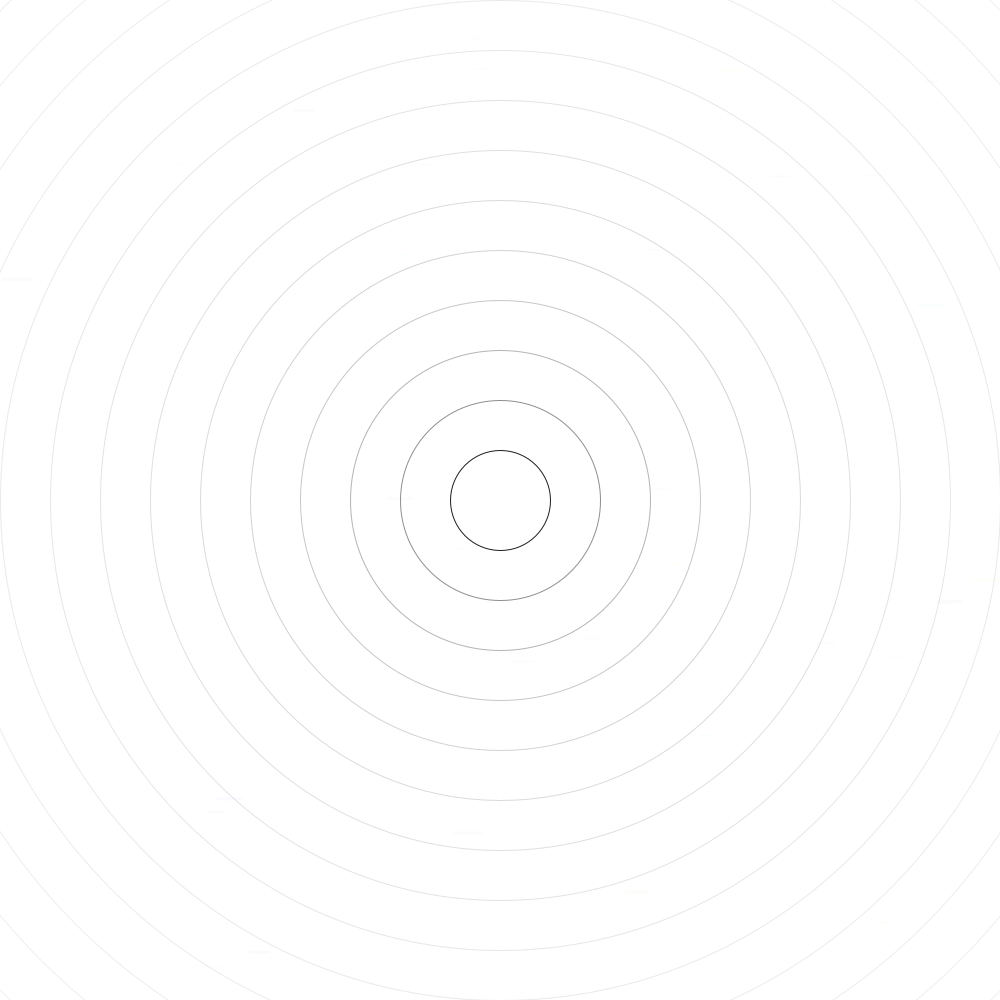
Frame 1 (no input)
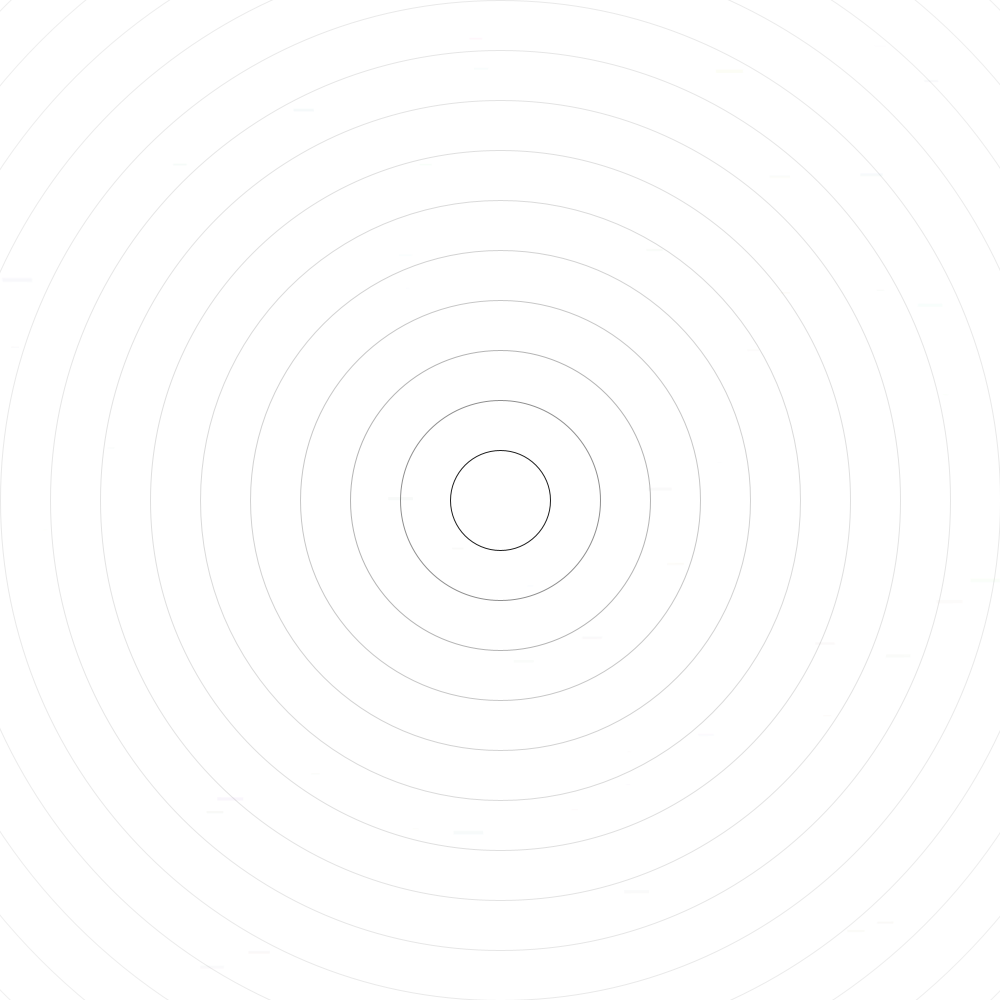
Frame 2 (the mouse pressed at the canvas centre, redrawn once)

The Processing sketch that drew these frames (run headless with seeded random() and noise(); the mouse was pressed at the canvas centre and the sketch redrawn once):

// Processing sketch: processing_85919
// ── processing_85919.pde

//Processing Final Project 2 DreamCatcher
//All rights reserved @ Tchunoo Rhee Kahng, Pittsburgh, PA, 152132, CMU
//Press mouse to draw

Attractor a;
Attractee[] aa = new Attractee[50];

void setup() {
  background(255); 
  size(1000,1000);
  for (int i = 0; i < aa.length; i++) {
    aa[i] = new Attractee(random(0.1,2),random(width),random(height)); 
  }
  a = new Attractor();
  frameRate(1000);
  
  for(int i=1;i<15;i++){   
     stroke(0,0,0,225/i); 
    noFill();
    ellipse(width/2,height/2,i*100,i*100);
  }
  
  noLoop();
}

void draw() {
  

  

  for (int i = 0; i < aa.length; i++) {
    PVector force = a.attract(aa[i]);
    aa[i].applyForce(force);

    aa[i].update();
    aa[i].display();
    //aa[i].keyPressed();
  
  }
  
}

void mousePressed() {
  loop();  // Holding down the mouse activates looping
}

void mouseReleased() {
  noLoop();  // Releasing the mouse stops looping draw()
}

class Attractee {

  PVector location;
  PVector velocity;
  PVector acceleration;
  float mass;
  float angle = 0;
  float aVelocity = 0;
  float aAcceleration = 0;
  int op;

  Attractee(float m, float x, float y) {
    mass = m;
    location = new PVector(x,y);
    velocity = new PVector(random(-1,1),random(-1,1));
    acceleration = new PVector(0,0);
    op=5;
  }

  void applyForce(PVector force) {
    PVector f = PVector.div(force,mass);
    acceleration.add(f);
  }

  void update() {

    velocity.add(acceleration);
    location.add(velocity);

    aAcceleration = acceleration.x / 10.0;
    aVelocity += aAcceleration;
    aVelocity = constrain(aVelocity,-0.1,0.1);
    angle += aVelocity;

    acceleration.mult(0);
  }

  void display() {
    noStroke();
    fill(random(255),random(255),random(255),op);
    rectMode(CENTER);
    pushMatrix();
    translate(location.x,location.y);
    rotate(angle);
    rect(0,0,mass*16,mass*2);
    popMatrix();
  }
  
  

  
 

}

class Attractor {
  float mass;        
  PVector location;   
  float g;

  Attractor() {
    location = new PVector(width/2, height/2);
    mass = 20;
    g = 0.4;
  }


  PVector attract(Attractee aa) {
    PVector force = PVector.sub(location, aa.location);         
    float distance = force.mag();                               
    distance = constrain(distance, 5.0, 25.0);         
    force.normalize();                                       
    float strength = (g * mass * aa.mass) / (distance * distance); 
    force.mult(strength);                                 
    return force;
  }

  

}
